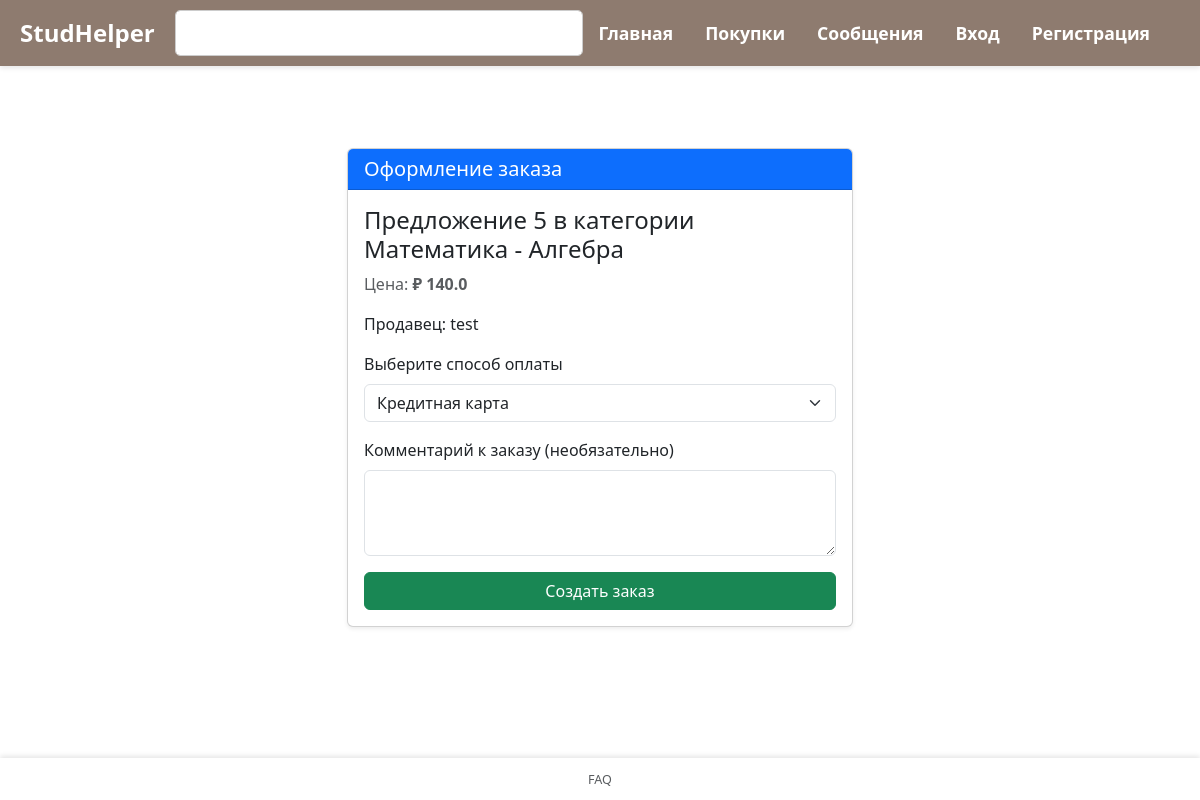
/checkout/5, run on the app's committed database.
### app.py (models this page shows)
class Offer(db.Model):
    id = db.Column(db.Integer, primary_key=True)
    title = db.Column(db.String(200), nullable=False)
    description = db.Column(db.Text, nullable=False)
    price = db.Column(db.Float, nullable=False)
    subcategory_id = db.Column(db.Integer, db.ForeignKey('subcategory.id'), nullable=False)
    seller_id = db.Column(db.Integer, db.ForeignKey('user.id'), nullable=False)

class User(db.Model, UserMixin):
    id = db.Column(db.Integer, primary_key=True)
    username = db.Column(db.String(150), unique=True, nullable=False)
    password = db.Column(db.String(150), nullable=False)
    offers = db.relationship('Offer', backref='seller', lazy=True)  # связь с предложениями

### app.py (the view, shortened to what this page needs)
@app.route('/checkout/<int:offer_id>', methods=['GET', 'POST'])
def checkout(offer_id):
    offer = Offer.query.get_or_404(offer_id)
    return render_template('checkout.html', offer=offer)

### templates/checkout.html (shortened to what this page needs)
{% extends 'base.html' %}
{% block content %}
<div class="container mt-5">
    {% if offer %}
    <div class="row justify-content-center">
        <div class="col-md-8 col-lg-6">
            <div class="card shadow-sm">
                <div class="card-header bg-primary text-white">
                    <h5 class="mb-0">Оформление заказа</h5>
                </div>
                <div class="card-body">
                    <h4>{{ offer.title }}</h4>
                    <p class="text-muted">Цена: <strong>₽ {{ offer.price }}</strong></p>
                    {% if offer.seller %}
                    <p>Продавец:
                        <a href="{{ url_for('profile', user_id=offer.seller.id) }}" class="text-decoration-none">
                            {{ offer.seller.username }}
                        </a>
                    </p>
                    {% endif %}
                    <form action="{{ url_for('checkout', offer_id=offer.id) }}" method="post">
                        <div class="mb-3">
                            <label for="payment_method" class="form-label">Выберите способ оплаты</label>
                            <select class="form-select" id="payment_method" name="payment_method" required>
                                <option value="credit_card">Кредитная карта</option>
                            </select>
                        </div>
                        <div class="mb-3">
                            <label for="notes" class="form-label">Комментарий к заказу (необязательно)</label>
                            <textarea class="form-control" id="notes" name="notes" rows="3"></textarea>
                        </div>
                        <button type="submit" class="btn btn-success w-100">Создать заказ</button>
                    </form>
                </div>
            </div>
        </div>
    </div>
    {% else %}
    <p>Предложение не найдено.</p>
    {% endif %}
</div>
{% endblock %}

### static/style.css (style rules this page uses)
body { display: flex; flex-direction: column; min-height: 100vh; margin: 0; }
a { color: inherit; text-decoration: none; }

### templates/base.html (style rules this page uses)
body { margin: 0; padding: 0; min-height: 100vh; }

### data on the page
Offer: title "Предложение 5 в категории Математика - Алгебра", price "140.0"
User: seller.username "test"
